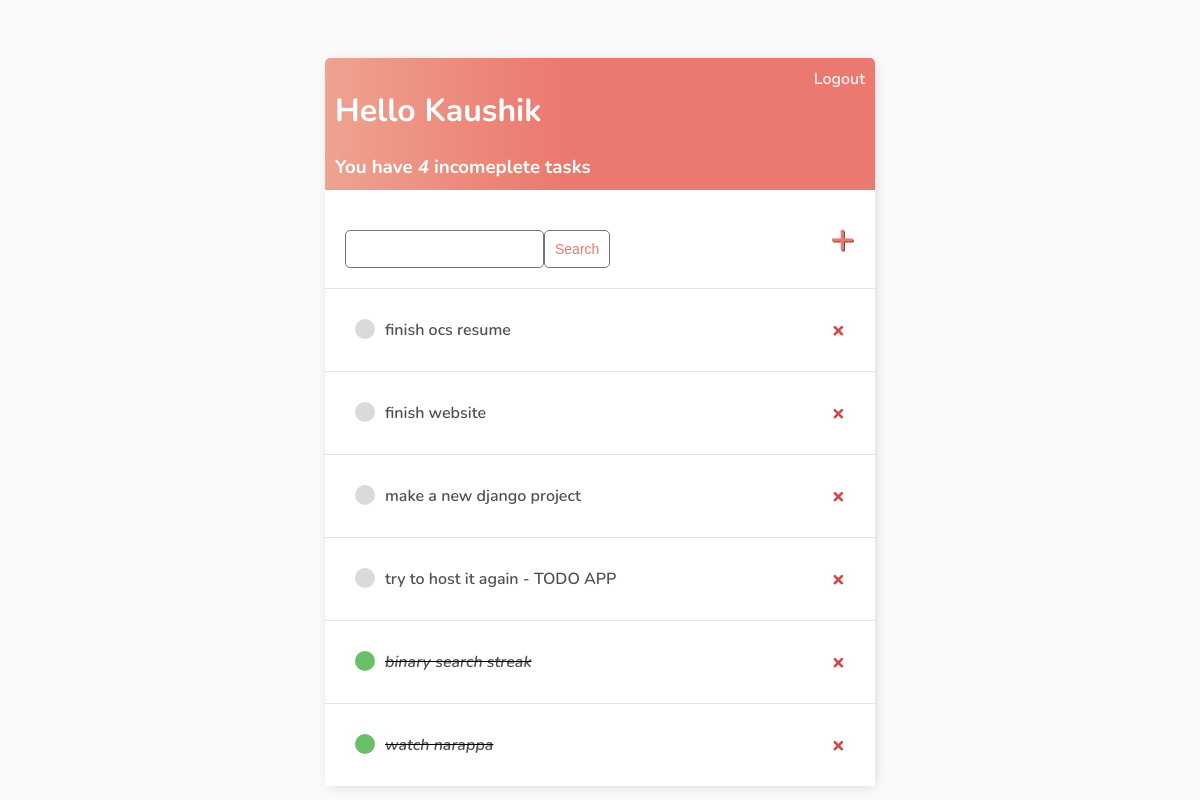
The app's page / (signed in) with its own data.
### base/models.py (models this page shows)
class Task(models.Model):
    user = models.ForeignKey(User,on_delete=CASCADE, null=True, blank=True)
    title = models.CharField(max_length=200)
    description = models.TextField(null=True, blank=True)
    complete = models.BooleanField(default=False)
    created = models.DateTimeField(auto_now_add=True)
    def __str__(self):
        return self.title
    class Meta:
        ordering = ['complete']

### base/views.py (the view)
# urls.py: path('', TaskList.as_view(), name='tasks'),
class TaskList(LoginRequiredMixin, ListView):
    model = Task
    context_object_name = 'tasks'
    def get_context_data(self, **kwargs):
        context = super().get_context_data(**kwargs)
        context['tasks'] = context['tasks'].filter(user=self.request.user)
        context['count'] = context['tasks'].filter(complete=False).count()
        search_input = self.request.GET.get('search-area') or ''
        if search_input:
            context['tasks'] = context['tasks'].filter(title__startswith=search_input)
        context['search_input'] = search_input
        return context

### base/templates/base/task_list.html
{% extends 'base/main.html' %}
{% block content %}
<div class="header-bar">
    <div>
        <h1>Hello {{request.user|title}}</h1>
        <h3 style="margin: 0;">You have <i>{{count}}</i> incomeplete task{{count|pluralize:"s"}}</h3>
    </div>
    {% if request.user.is_authenticated %}
    <a href="{% url 'logout' %}">Logout</a>
    {% else %}
    <a href="{% url 'login' %}">Login</a>
    {% endif %}
</div>
<div id="search-add-wrapper">
    <form method="GET" style="margin-top: 20px;display: flex;">
        <input type="text" name="search-area" value="{{search_input}}">
        <input class="button" type="submit" value="Search">
    </form>
    <a id="add-link" href="{% url 'task-create' %}">&#x2b;</a>
</div>
<div class="task-items-wrapper">
    {% for task in tasks %}
    <div class="task-wrapper">
        {% if task.complete %}
        <div class="task-title">
            <div class="task-complete-icon"></div>
            <i><s><a href="{% url 'task-update' task.id %}">{{task}}</a></s></i>
        </div>
        <a class="delete-link" href="{% url 'task-delete' task.id %}">&#215;</a>
        {% else %}
        <div class="task-title">
            <div class="task-incomplete-icon"></div>
            <a href="{% url 'task-update' task.id %}">{{task}}</a>
        </div>
        <a class="delete-link" href="{% url 'task-delete' task.id %}">&#215;</a>
        {% endif %}
    </div>
    {% empty %}
    <h3>No Items In List</h3>
    {% endfor %}
</div>
{% endblock content %}

### base/templates/base/main.html (style rules this page uses)
body { background-color: #FAFAFA; font-family: 'Nunito', sans-serif; padding-top: 50px; }
a, p { color: #4b5156 }
a { font-weight: 600; }
.header-bar { display: flex; justify-content: space-between; color: #fff; padding: 10px; border-radius: 5px 5px 0 0; background: linear-gradient(90deg, #EEA390 0%, #EB796F 43%, #EB796F 100%); }
.header-bar a { color: rgb(247, 247, 247); text-decoration: none; }
.task-wrapper { display: flex; align-items: center; justify-content: space-between; padding: 10px; background-color: #fff; border-top: 1px solid #dfe4ea; overflow: hidden; }
.task-title { display: flex; padding: 20px; }
.task-title a { text-decoration: none; color: #4b5156; margin-left: 10px; }
.task-complete-icon { height: 20px; width: 20px; background-color: rgb(105, 192, 105); border-radius: 50%; }
.task-incomplete-icon { height: 20px; width: 20px; background-color: rgb(218, 218, 218); border-radius: 50%; }
.delete-link { text-decoration: none; font-weight: 900; color: #cf4949; font-size: 22px; line-height: 0; padding: 20px 20px; }
#add-link { color: #EB796F; text-decoration: none; font-size: 42px; text-shadow: 1px 1px #81413b; }
#search-add-wrapper { display: flex; justify-content: space-between; align-items: center; padding: 20px; }
input[type=text], input[type=password], textarea { border: 1px solid #757575; border-radius: 5px; padding: 10px; width: 90%; }
::placeholder { font-weight: 300; opacity: 0.5; }
.button { border: 1px solid #757575; background-color: #FFF; color: #EB796F; padding: 10px; font-size: 14px; border-radius: 5px; cursor: pointer; text-decoration: none; }

### records on screen
Task: title "finish ocs resume"
Task: title "finish website"
Task: title "make a new django project"
Task: title "try to host it again - TODO APP"
Task: title "binary search streak"
Task: title "watch narappa"

### other values on screen
{{ request.user|title }} "Kaushik"
{{ count }} "4"
